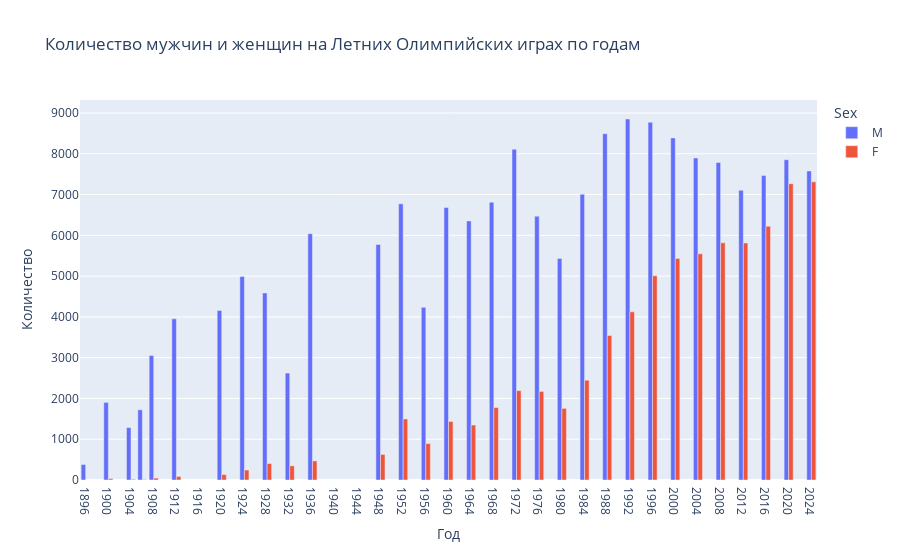

Notebook cell for this chart:
### Markdown cell above
6. Сколько женщин и мужчин участвовало в Летних Олимпийских играх каждый год?

### Code cell
import plotly.express as px

df.drop_duplicates("Name")
gender_count = df.groupby(['Year', 'Sex']).size().reset_index(name='Count')

fig = px.bar(gender_count, x='Year', y='Count', color='Sex',
             title='Количество мужчин и женщин на Летних Олимпийских играх по годам',
             labels={'Count': 'Количество', 'Year': 'Год'},
             barmode='group')
fig.update_xaxes(dtick=4)

fig.show()

### Figure 1 — Plotly figure (JSON) as saved in the notebook; plotly's stock layout.template omitted (floating-point values rounded to 4 significant figures)
{"data": [{"alignmentgroup": "True", "hovertemplate": "Sex=M<br>Год=%{x}<br>Количество=%{y}<extra></extra>", "legendgroup": "M", "marker": {"color": "#636efa", "pattern": {"shape": ""}}, "name": "M", "offsetgroup": "M", "orientation": "v", "showlegend": true, "textposition": "auto", "type": "bar", "x": [1896, 1900, 1904, 1906, 1908, 1912, 1920, 1924, 1928, 1932, 1936, 1948, 1952, 1956, 1960, 1964, 1968, 1972, 1976, 1980, 1984, 1988, 1992, 1996, 2000, 2004, 2008, 2012, 2016, 2020, 2024], "xaxis": "x", "y": [380, 1903, 1285, 1722, 3054, 3953, 4158, 4989, 4588, 2622, 6038, 5777, 6773, 4234, 6684, 6354, 6811, 8111, 6469, 5435, 7007, 8494, 8853, 8772, 8390, 7897, 7786, 7105, 7465, 7855, 7580], "yaxis": "y"}, {"alignmentgroup": "True", "hovertemplate": "Sex=F<br>Год=%{x}<br>Количество=%{y}<extra></extra>", "legendgroup": "F", "marker": {"color": "#EF553B", "pattern": {"shape": ""}}, "name": "F", "offsetgroup": "F", "orientation": "v", "showlegend": true, "textposition": "auto", "type": "bar", "x": [1900, 1904, 1906, 1908, 1912, 1920, 1924, 1928, 1932, 1936, 1948, 1952, 1956, 1960, 1964, 1968, 1972, 1976, 1980, 1984, 1988, 1992, 1996, 2000, 2004, 2008, 2012, 2016, 2020, 2024], "xaxis": "x", "y": [33, 16, 11, 47, 87, 134, 244, 404, 347, 468, 628, 1497, 893, 1435, 1348, 1777, 2193, 2172, 1756, 2447, 3543, 4124, 5008, 5431, 5546, 5816, 5815, 6223, 7266, 7312], "yaxis": "y"}], "layout": {"autosize": true, "barmode": "group", "legend": {"title": {"text": "Sex"}, "tracegroupgap": 0}, "title": {"text": "Количество мужчин и женщин на Летних Олимпийских играх по годам"}, "xaxis": {"anchor": "y", "autorange": true, "domain": [0, 1], "dtick": 4, "range": [1895, 2025], "title": {"text": "Год"}, "type": "linear"}, "yaxis": {"anchor": "x", "autorange": true, "domain": [0, 1], "range": [0, 9319.0], "title": {"text": "Количество"}, "type": "linear"}}}
